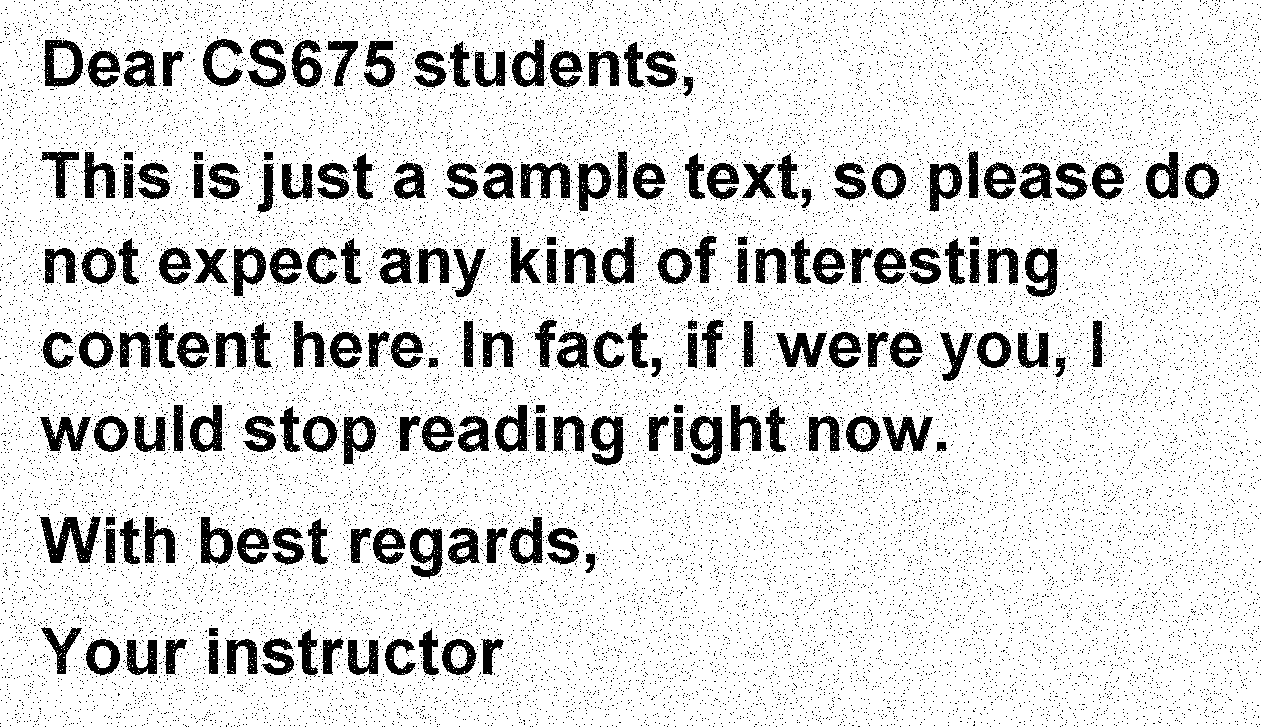
#> input picture text_image.png, 1261 x 727 px
$ python assignment2_solutions.py   (older library calls are emulated)
#> lines starting #> are read from the running program, lines starting #| are printed output that depends on the picture; after the words box and inside, x2 and y2 are one past the last pixel; in counts of white or black regions, pixels touching at a corner belong together
#> further down, input_img is the input picture: shape (727, 1261, 3); 86.2% white; 22863 black regions (22687 under 20 px), largest, box (x1, y1, x2, y2) and area: (40, 516, 101, 563) 1423, (520, 162, 570, 199) 1003, (44, 40, 83, 87) 1001
import cv2
import numpy as np

def label_components_by_flooding(img):

    h, w = img.shape
    label_img = -(img < 128).astype(np.int)     # Object pixels initialized with label -1, background pixels with 0
    current_label = 1                           # Label for first connected component

    for row in range(h):
        for col in range(w):
            if label_img[row, col] < 0:
                open_nodes = {(row, col)}       # Set of known unlabeled pixels (possibly with unlabeled neighbors) in the current component
                while open_nodes:               # Pop a pixel from the set, label it, and add its neighbors to the set if they are unlabeled object pixels
                    (r, c) = open_nodes.pop()
                    label_img[r, c] = current_label
                    if r > 0 and label_img[r - 1, c] < 0:
                        open_nodes.add((r - 1, c))
                    if r < h - 1 and label_img[r + 1, c] < 0:
                        open_nodes.add((r + 1, c))
                    if c > 0 and label_img[r, c - 1] < 0:
                        open_nodes.add((r, c - 1))
                    if c < w - 1 and label_img[r, c + 1] < 0:
                        open_nodes.add((r, c + 1))
                current_label += 1              # No more unlabeled pixels -> move on to next component and increment the label it will get

    return label_img

def label_components(img):
    h, w = img.shape
#> h = 727; w = 1261
    label_img = np.zeros((h, w), dtype=np.int)
    num_labels = 1
    equiv_classes = []

    # Traverse the image as required by the algorithm
    for row in range(h):
        for col in range(w):
            if img[row, col] == 0:  # For all object pixels, ...
                upper, left = 0, 0  # Determine the labels of their upper and left neighbors (= 0 if there is no neighbor)
                if row > 0:         # Now just consider all the different cases as explained on the slides
                    upper = label_img[row - 1, col]
                if col > 0:
                    left = label_img[row, col - 1]
                if upper == 0 and left == 0:
                    label_img[row, col] = num_labels
                    num_labels += 1
                elif upper == 0:
                    label_img[row, col] = left
                elif left == 0 or left == upper:
                    label_img[row, col] = upper
                else:
                    label_img[row, col] = upper     # Only if there are two different labels, we have to enter them into the equivalence table
                    upper_cl, left_cl = set({upper}), set({left})

                    for cl in equiv_classes:
                        if upper in cl:
                            upper_cl = cl
                        if left in cl:
                            left_cl = cl

                    if len(upper_cl) > 1:
                        equiv_classes.remove(upper_cl)
                    if len(left_cl) > 1 and left_cl in equiv_classes:
                        equiv_classes.remove(left_cl)

                    equiv_classes.append(upper_cl.union(left_cl))
#> after the loop, num_labels = 26876

    relabel_map = np.array(range(num_labels))
    for eq in equiv_classes:
        relabel_map[list(eq)] = min(eq)

    remaining_labels = np.unique(relabel_map)
    relabel_map = np.searchsorted(remaining_labels, relabel_map)

    final_label_img = relabel_map[label_img]
    return final_label_img

def size_filter(binary_img, min_size):
    label_matrix = label_components(binary_img)
    _, areas = np.unique(label_matrix, return_counts=True)

    # Again, we use a 1-D array for efficient image manipulation. This filter contains one number for each component.
    # If the component is smaller than the threshold (or it is the background component 0), its entry in the array is 255.
    # Otherwise, its entry is 0. This way, after the mapping, only the above-threshold components will be visible (black).
    filter = np.array(255 * (areas < min_size), dtype=np.uint8)
    filter[0] = 255
    return filter[label_matrix]
#> returned value: shape (727, 1261); 89.1% white; 176 black regions, largest, box (x1, y1, x2, y2) and area: (40, 516, 101, 563) 1420, (520, 162, 570, 199) 1003, (44, 40, 83, 87) 999

def posneg_size_filter(img, threshold):
    img_pos_filtered = size_filter(img, threshold)          # Remove positve noise (black pixels) as before
    img_pos_filtered_inv = 255 - img_pos_filtered           # Now invert the image so that the negative noise becomes positive
    img_posneg_filtered_inv = size_filter(img_pos_filtered_inv, threshold)   # This way the size filter will remove the (formerly) negative noise
#> call 2 of size_filter, with min_size = 20
#> after the loop in label_components (call 2), `for row in range(h):`:
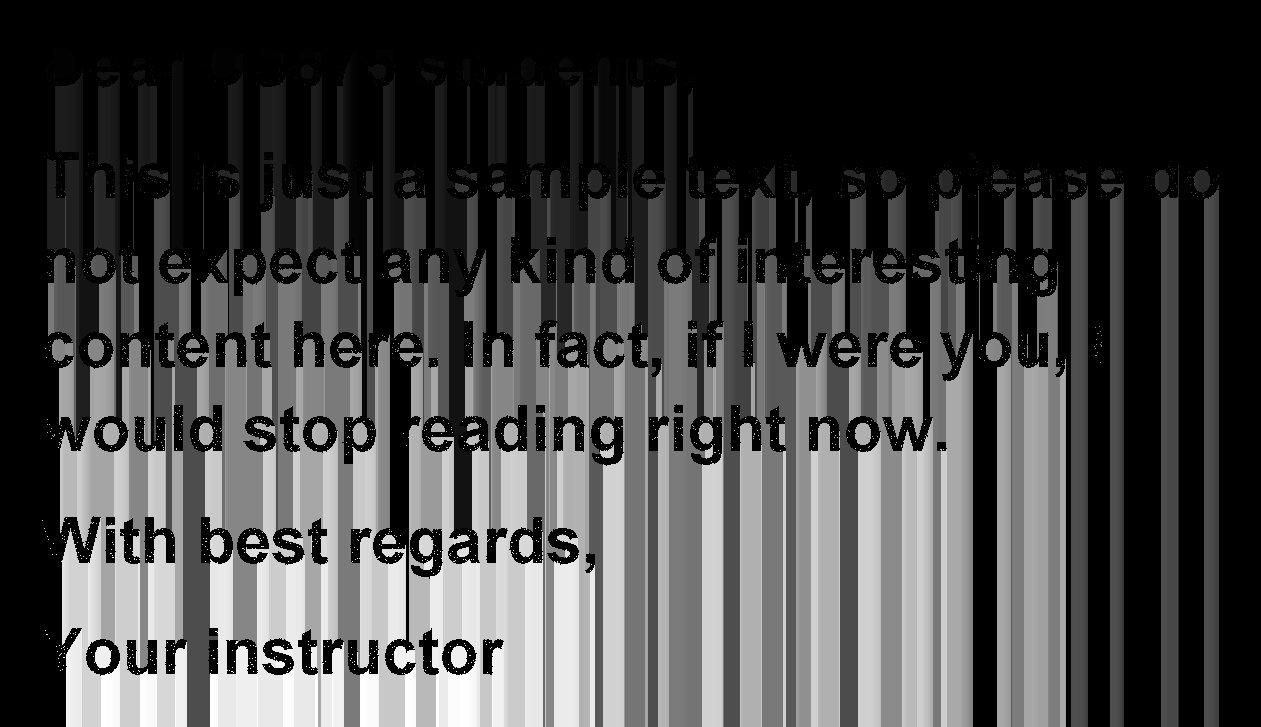
#> label_img: shape (727, 1261) int64; min 0, max 4432, mean 1202; drawn with min black and max white
#> in size_filter (call 2), `label_matrix = label_components(binary_img)`:
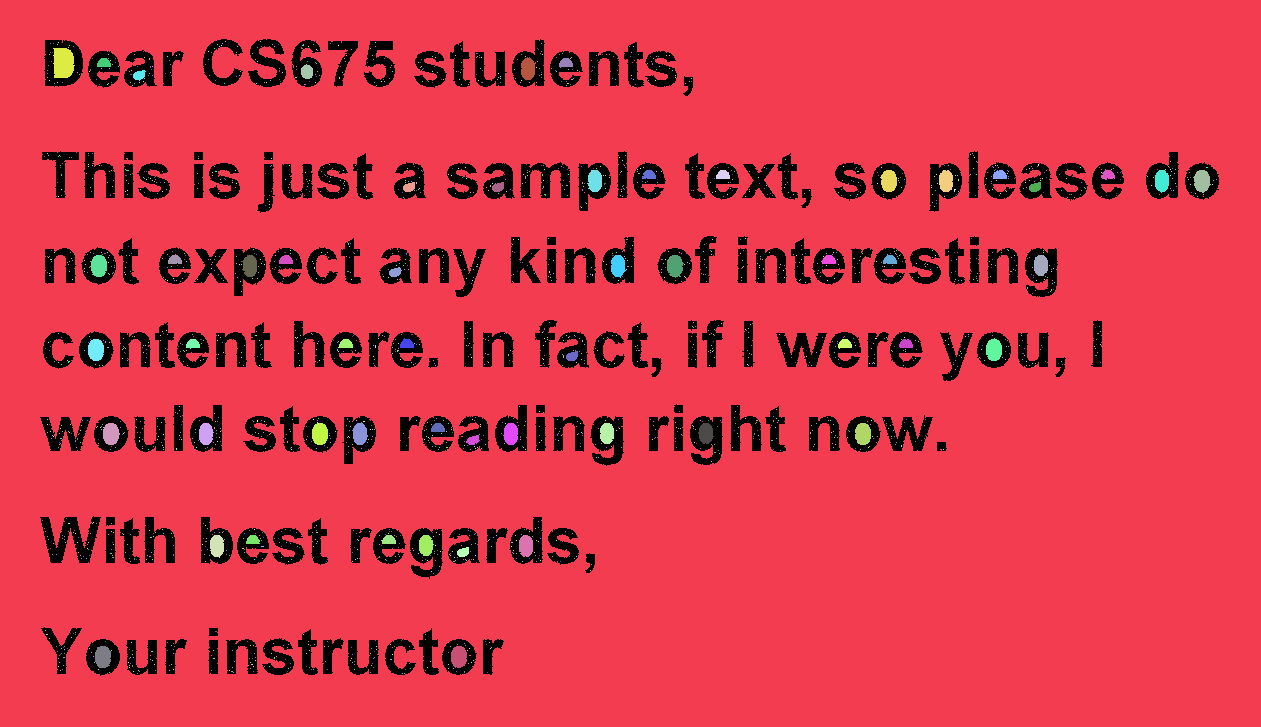
#> label_matrix: shape (727, 1261) int64; 2482 distinct labels, from 0 to 2481; one colour per label, 0 black
#> in size_filter (call 2), `_, areas = np.unique(label_matrix, return_counts=True)`: areas = 2482 values, max 803855 at index 1, min 1 at index 2, mean 369.4
#> in size_filter (call 2), `filter = np.array(255 * (areas < min_size), dtype=np.uint8)`: filter = 2482 values, max 255 at index 2, min 0 at index 0, mean 249.2
#> in size_filter (call 2), `return filter[label_matrix]`: returned value: shape (727, 1261); 11.2% white; 176 white regions, largest, box (x1, y1, x2, y2) and area: (40, 516, 101, 563) 1457, (520, 162, 570, 199) 1038, (44, 40, 83, 87) 1020
    img_posneg_filtered = 255 - img_posneg_filtered_inv     # Finally, invert the image once more so that the objects are black again
    return img_posneg_filtered

def shrink(img):
    h, w = img.shape
    output_img = img.copy()

    for row in range(h):
        for col in range(w):
            if img[row, col] == 0:
                if (row > 0 and img[row - 1, col] == 255) or (row < h - 1 and img[row + 1, col] == 255) or \
                   (col > 0 and img[row, col - 1] == 255) or (col < w - 1 and img[row, col + 1] == 255):
                    output_img[row, col] = 255
    return output_img

def expand(img):
    h, w = img.shape
#> h = 727; w = 1261
    output_img = img.copy()

    for row in range(h):
        for col in range(w):
            if img[row, col] == 255:
                if (row > 0 and img[row - 1, col] == 0) or (row < h - 1 and img[row + 1, col] == 0) or \
                   (col > 0 and img[row, col - 1] == 0) or (col < w - 1 and img[row, col + 1] == 0):
                    output_img[row, col] = 0
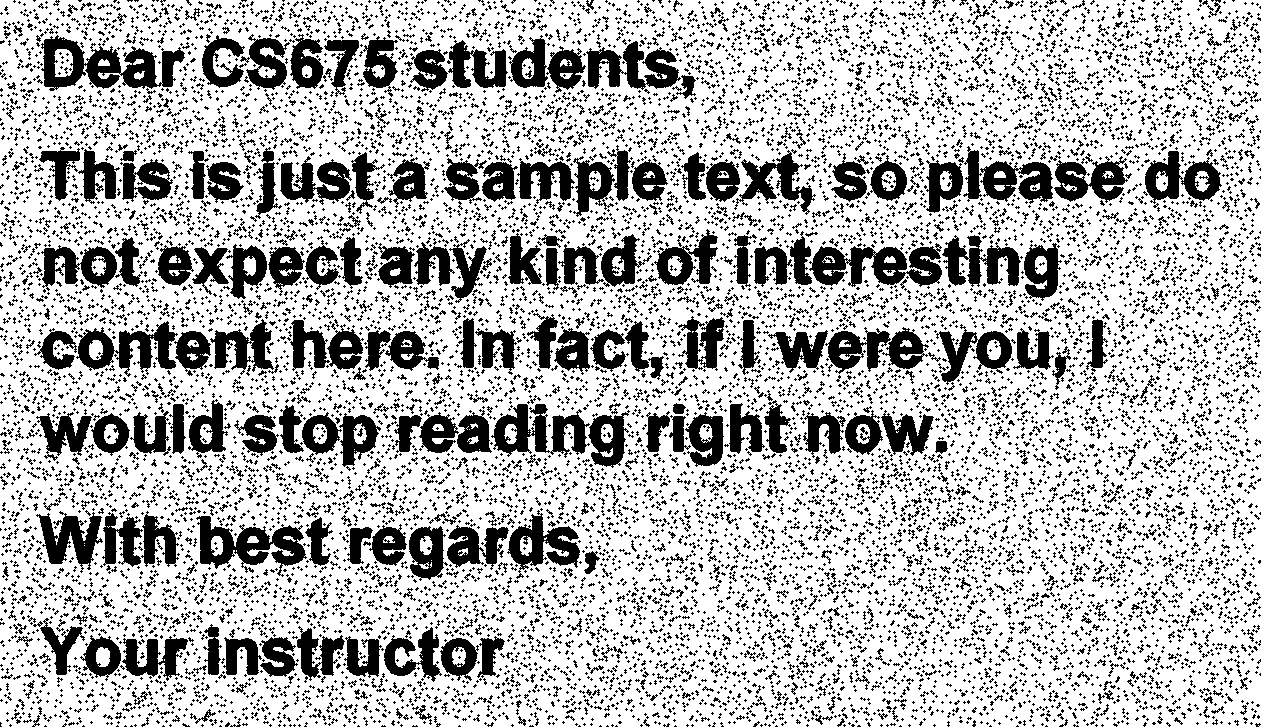
#> output_img: shape (727, 1261); 72.6% white; 12529 black regions (11479 under 20 px), largest, box (x1, y1, x2, y2) and area: (41, 35, 185, 91) 3856, (809, 243, 942, 287) 3350, (196, 516, 307, 577) 3033
    return output_img

def expand_and_shrink(img):
    img_expand1 = expand(img)
    img_shrink1 = shrink(img_expand1)
#> after the loop in shrink, `for row in range(h):`: output_img: shape (727, 1261); 85.5% white; 21422 black regions (21248 under 20 px), largest, box (x1, y1, x2, y2) and area: (199, 517, 271, 568) 1602, (39, 515, 101, 564) 1497, (520, 162, 574, 200) 1084
    img_shrink2 = shrink(img_shrink1)
#> after the loop in shrink (call 2), `for row in range(h):`: output_img: shape (727, 1261); 91.2% white; 187 black regions (11 under 20 px), largest, box (x1, y1, x2, y2) and area: (42, 517, 99, 563) 1170, (45, 39, 83, 86) 824, (521, 163, 571, 199) 815
    img_expand2 = expand(img_shrink2)
#> after the loop in expand (call 2), `for row in range(h):`:
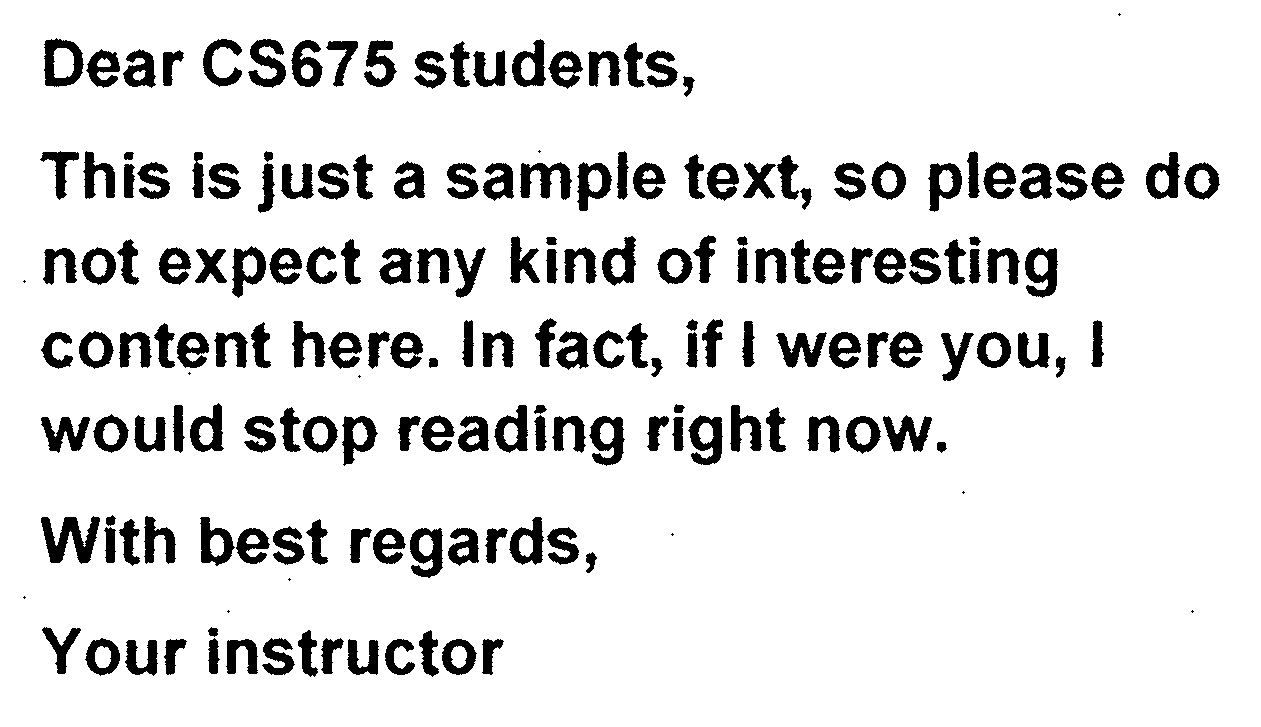
#> output_img: shape (727, 1261); 88.5% white; 186 black regions (11 under 20 px), largest, box (x1, y1, x2, y2) and area: (41, 516, 100, 564) 1478, (520, 162, 572, 200) 1067, (44, 38, 84, 87) 1049
    return img_expand2


input_img = cv2.imread("text_image.png")
binary_img = np.array(255 * (cv2.cvtColor(input_img, cv2.COLOR_BGR2GRAY) > 128), dtype=np.uint8)

cv2.imshow("Input Image", binary_img)
cv2.waitKey(1)

img_size_filtered = posneg_size_filter(binary_img, 20)

cv2.imshow("Image after Pos-Neg-Size Filtering", img_size_filtered)
cv2.waitKey(1)

img_expand_shrink_filtered = expand_and_shrink(binary_img)

cv2.imshow("Image after Expand-Shrink Noise Removal", img_expand_shrink_filtered)
cv2.waitKey(0)
